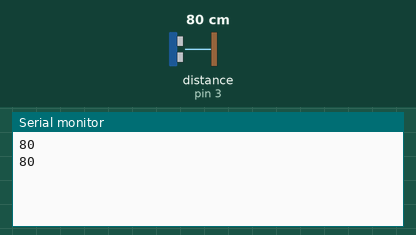
The sketch below on a simulated Arduino Uno, built with avr-gcc and run on an emulated ATmega328P. Parts: the last lines printed to the serial monitor. Wiring (inferred from the names in the program): ultrasonic range finder: trigger pin 2; echo pin 3. The inputs (shaded band) are chosen by the test bench; at power-on: distance to the obstacle (sensor on pin 3) 80 cm. The echo pulse lasts 58.3 µs per cm.

Above: at 1.8 s.
1.9 s: distance to the obstacle (sensor on pin 3) set to 2 cm
At 2.6 s:
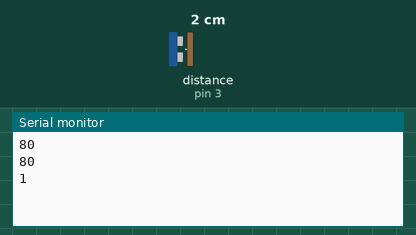
3.4 s: distance to the obstacle (sensor on pin 3) set to 4 cm
At 4.8 s:
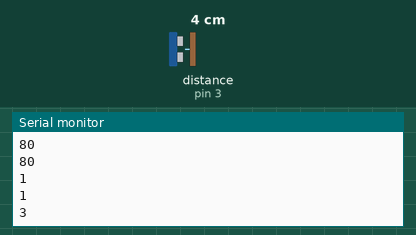
Timing chart, 0 to 6.4 s (numbered marks = the images above; inputs shaded):
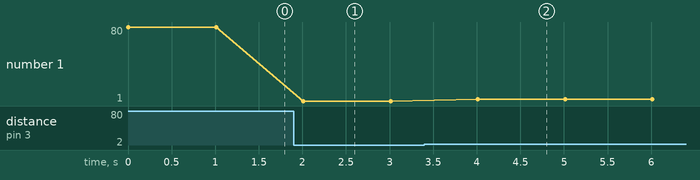

The sketch:

StandometerSketch.ino
```cpp
/* SainSmart Ultrasonic Ranging Detector Mod HC-SR04 Distance Sensor

This sketch reads a SainSmart ultrasonic rangefinder and returns the
distance to the closest object in range. To do this, it sends a pulse
to the sensor to initiate a reading, then listens for a pulse
to return.  The length of the returning pulse is proportional to
the distance of the object from the sensor.

The circuit:
* +V connection attached to +5V
* GND connection attached to ground
* TRIG connection attached to digital pin 2
* ECHO connection attached to digital pin 3

http://www.arduino.cc/en/Tutorial/Ping

*/

const int triggerPin = 2;
const int echoPin = 3;

void setup() {
	Serial.begin(9600);
	pinMode(triggerPin, OUTPUT);
	pinMode(echoPin, INPUT);
}

void loop()
{
	long duration, cm;

	// The sensor is triggered by a HIGH pulse of 2 or more microseconds.
	// Give a short LOW pulse beforehand to ensure a clean HIGH pulse:
	digitalWrite(triggerPin, LOW);
	delayMicroseconds(2);
	digitalWrite(triggerPin, HIGH);
	delayMicroseconds(5);
	digitalWrite(triggerPin, LOW);

	// The echo pin is used to read the signal:  a HIGH
	// pulse whose duration is the time (in microseconds) from the sending
	// of the ping to the reception of its echo off of an object.
	duration = pulseIn(echoPin, HIGH);

	// convert the time into a distance
	cm = microsecondsToCentimeters(duration);

	Serial.println(cm);

	delay(1 * 1000);
}

long microsecondsToCentimeters(long microseconds)
{
	// The speed of sound is 340 m/s or 29 microseconds per centimeter.
	// The ping travels out and back, so to find the distance of the
	// object we take half of the distance travelled.
	return microseconds / 29 / 2;
}
```

Measured:
- after the input at 1.9 s, the serial monitor: prints a new line after 0.11 s (image 1)
- after the input at 3.4 s, the serial monitor: prints a new line after 0.61 s (image 2)
- plotted number 1: 80 → 1 after the input at 1.9 s, 1 → 3 after the input at 3.4 s
